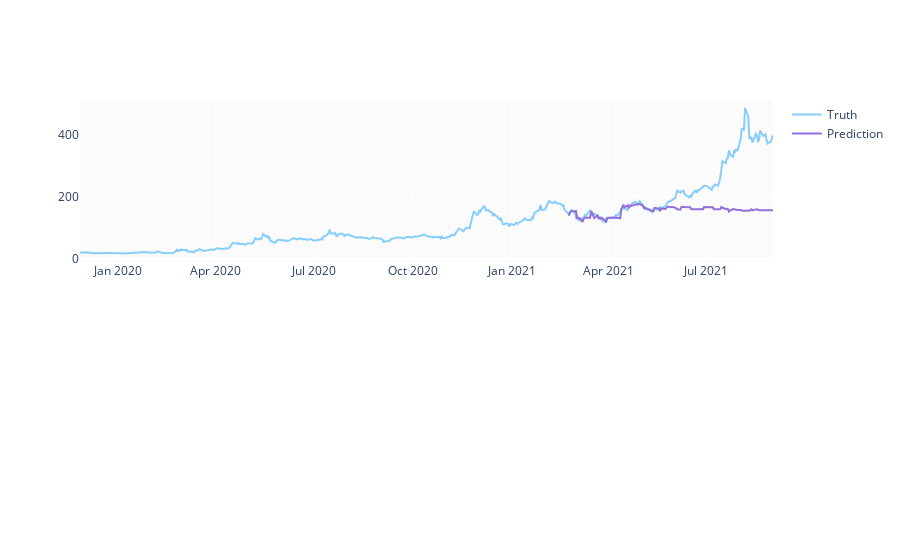

Notebook code cell kept with this figure:
### Code cell
plot_predictions(predicted_prices, mrna_df, 'Close')

### Figure 1 — Plotly figure (JSON) as saved in the notebook; plotly's stock layout.template omitted (floating-point values rounded to 4 significant figures; data arrays with more than 128 entries replaced by an {"elided": "..."} marker saying what was removed)
{"data": [{"marker": {"color": "LightSkyBlue"}, "name": "Truth", "type": "scatter", "x": {"elided": "444 str values"}, "xaxis": "x", "y": {"elided": "444 float values"}, "yaxis": "y"}, {"marker": {"color": "MediumPurple"}, "name": "Prediction", "type": "scatter", "x": {"elided": "134 str values"}, "xaxis": "x", "y": {"elided": "134 float values"}, "yaxis": "y"}], "layout": {"autosize": true, "xaxis": {"anchor": "y", "autorange": true, "domain": [0, 1], "range": ["2019-11-27", "2021-09-01"], "type": "date"}, "xaxis2": {"anchor": "y2", "domain": [0, 1]}, "yaxis": {"anchor": "x", "autorange": true, "domain": [0.575, 1], "range": [-8.147, 510.4], "type": "linear"}, "yaxis2": {"anchor": "x2", "domain": [0, 0.425]}}}
